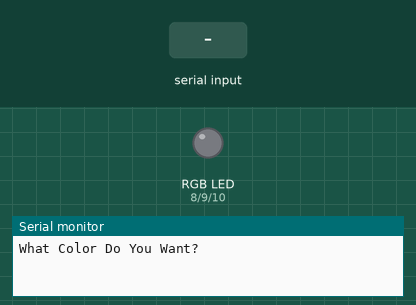
A sketch run on a simulated Arduino Uno, built with avr-gcc and run on an emulated ATmega328P. On the bench: an RGB LED mixed from three pins (HIGH = lit), the last lines printed to the serial monitor. The test bench sets the inputs (shaded band).

Above: at 1.2 s.
1.3 s: "red" received over Serial
At 2.8 s:
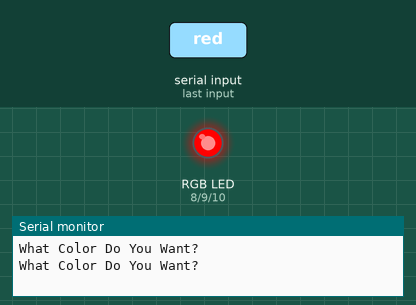
3.8 s: "blue" received over Serial
At 5.9 s:
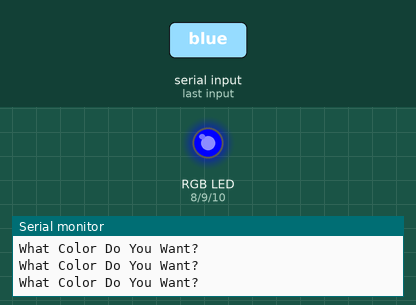
6.3 s: "green" received over Serial
At 7.8 s:
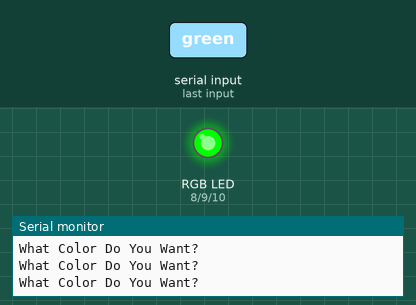
8.8 s: "cyan" received over Serial
At 10.9 s:
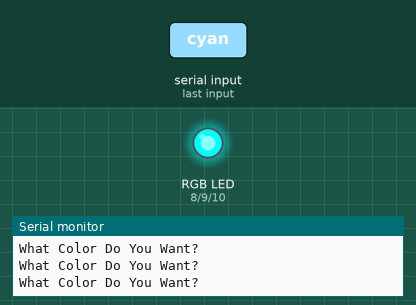
11.3 s: "yellow" received over Serial
At 12.9 s:
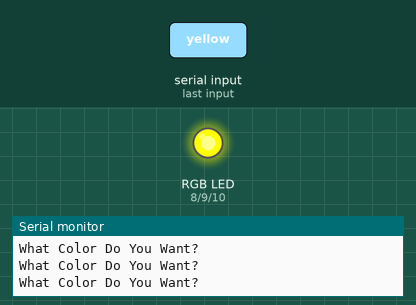
13.8 s: "violet" received over Serial
At 16.0 s:
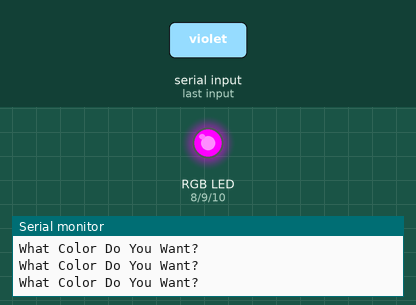
Timing chart, 0 to 17.3 s (numbered marks = the images above; inputs shaded):
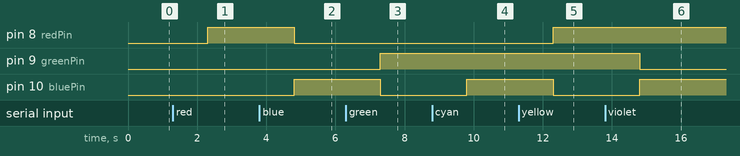

Measured:
- after the input at 1.3 s, pin 8 (redPin): LOW → HIGH after 1.0 s
- after the input at 3.8 s, pin 8 (redPin): HIGH → LOW after 1.0 s; pin 10 (bluePin): LOW → HIGH after 1.0 s
- after the input at 6.3 s, pin 9 (greenPin): LOW → HIGH after 1.0 s; pin 10 (bluePin): HIGH → LOW after 1.0 s
- after the input at 8.8 s, pin 10 (bluePin): LOW → HIGH after 1.0 s
- after the input at 11.3 s, pin 8 (redPin): LOW → HIGH after 1.0 s; pin 10 (bluePin): HIGH → LOW after 1.0 s
- after the input at 13.8 s, pin 9 (greenPin): HIGH → LOW after 1.0 s; pin 10 (bluePin): LOW → HIGH after 1.0 s

The sketch:

RGB.ino
```cpp
// For hardware RGB LED
// Far right is red
// Far left is blue
// Next to blue is green

int redPin = 8;
int bluePin = 10;
int greenPin = 9;
String  myColor;
String msg = "What Color Do You Want?";

void setup() {
  // put your setup code here, to run once:
Serial.begin(9600); // Turns on the Serial Monitor
pinMode(redPin, OUTPUT);
pinMode(bluePin, OUTPUT);
pinMode(greenPin, OUTPUT);
}

void loop() {
  // put your main code here, to run repeatedly:
  Serial.println(msg);

while (Serial.available()==0) {

}

myColor = Serial.readString();

if (myColor == "red") {
  digitalWrite(redPin,HIGH);
  digitalWrite(bluePin,LOW);
  digitalWrite(greenPin,LOW);
}

if (myColor == "blue") {
  digitalWrite(redPin,LOW);
  digitalWrite(bluePin,HIGH);
  digitalWrite(greenPin,LOW);
}

if (myColor == "green") {
  digitalWrite(redPin,LOW);
  digitalWrite(bluePin,LOW);
  digitalWrite(greenPin, HIGH);

}

if (myColor == "cyan") {
  digitalWrite(redPin,LOW);
  digitalWrite(bluePin,255);
  digitalWrite(greenPin, 255);

}

if (myColor == "yellow") {
  digitalWrite(redPin,255);
  digitalWrite(bluePin,LOW);
  digitalWrite(greenPin, 255);

}

if (myColor == "violet") {
  digitalWrite(redPin,255);
  digitalWrite(bluePin,255);
  digitalWrite(greenPin, LOW);

}

 if (myColor == "off") {
  digitalWrite(redPin,LOW);
 digitalWrite(bluePin,LOW);
  digitalWrite(greenPin,LOW);
}

}
```
